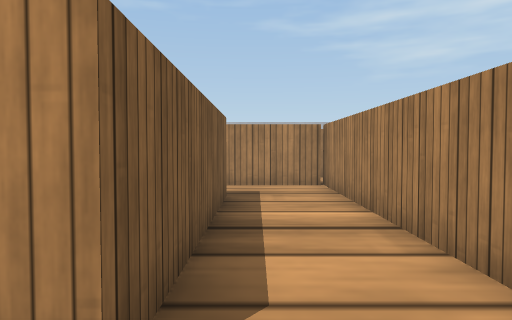
view 1 (above)

24 first-person views from a walk through a Webots world. The camera is 0.05 m above the floor, tilts 2° down and sees 70° across. The floor is counted in squares, 0.05 m on a side. Each view is taken from the middle of a square. On the plan, view 1 faces up. The plan holds only what a view shows up to about 12 squares ahead; the rest is blank. The robots in the file are not drawn. Webots' stock objects and surfaces are drawn as simple stand-ins.

view 2
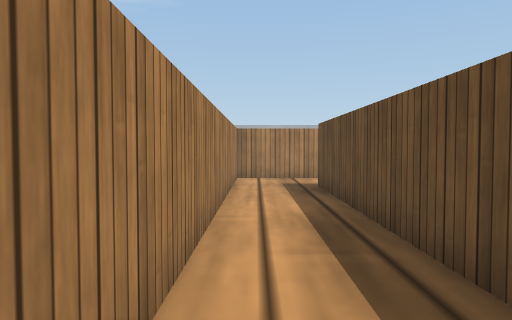

view 3
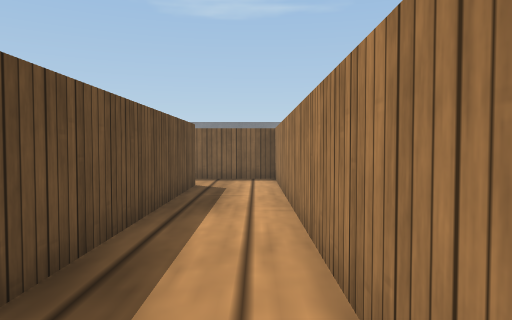

view 4
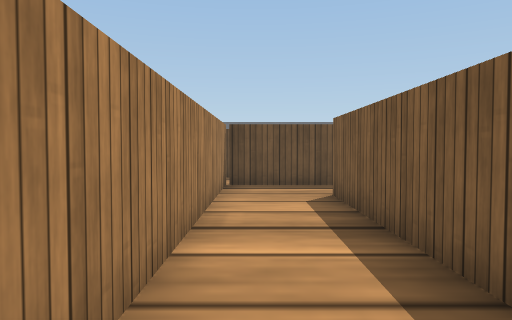

view 5
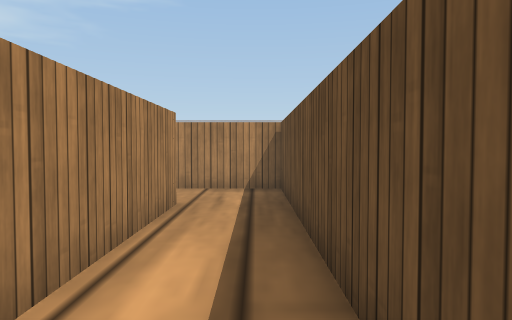

view 6
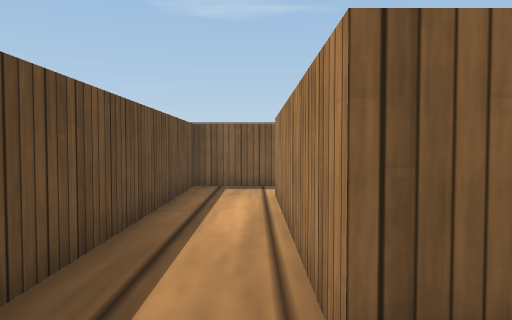

view 7
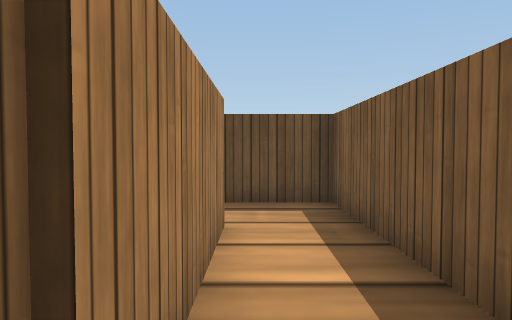

view 8
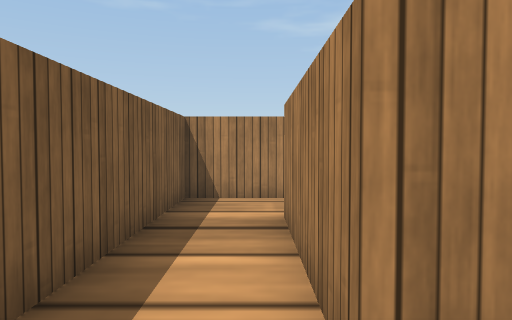

view 9
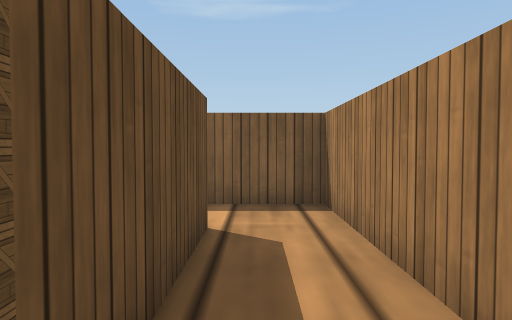

view 10
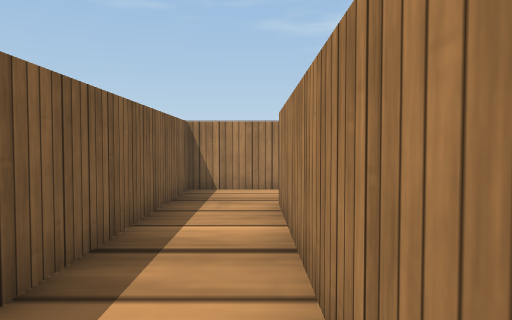

view 11
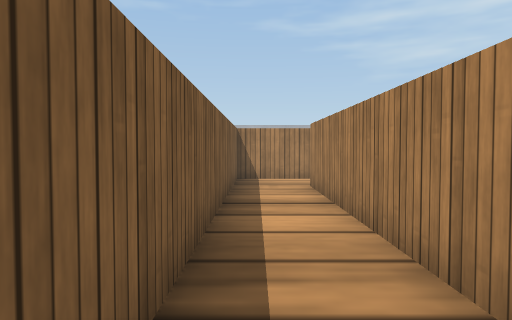

view 12
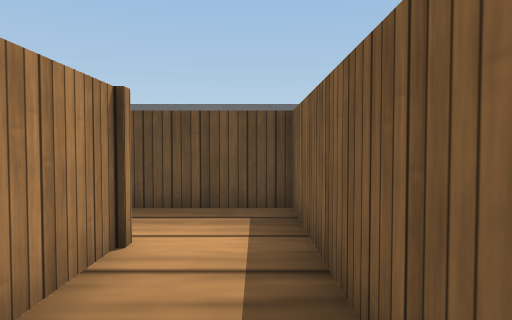

view 13
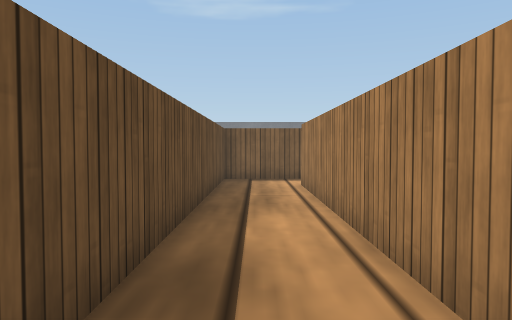

view 14
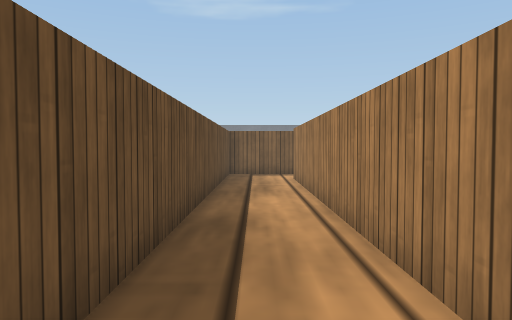

view 15
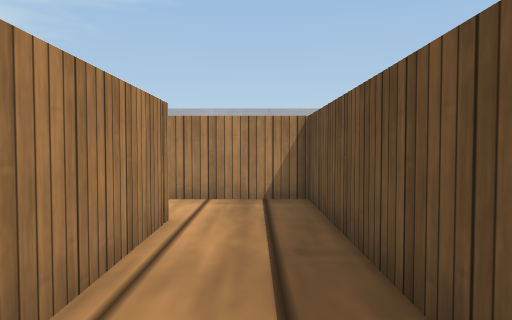

view 16
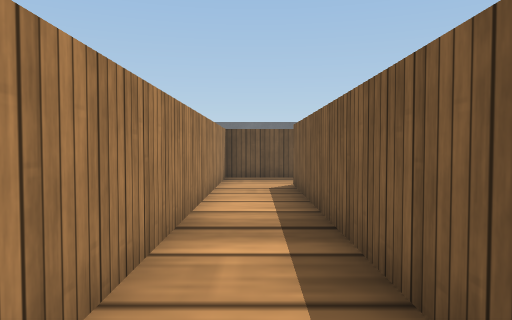

view 17
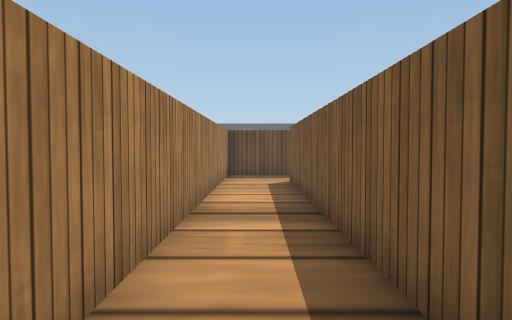

view 18
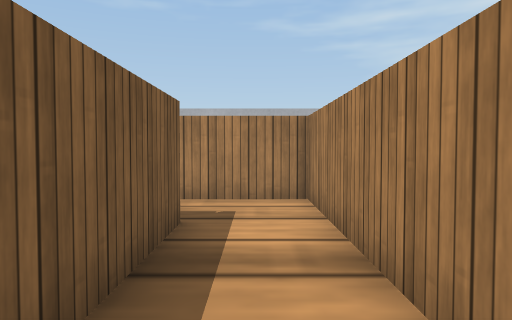

view 19
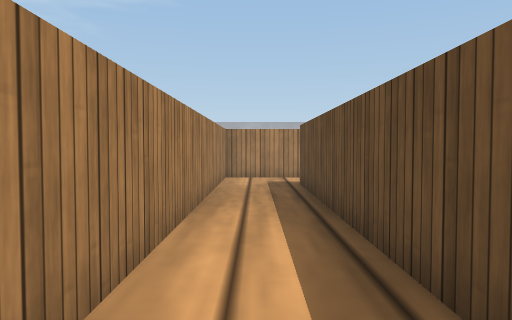

view 20
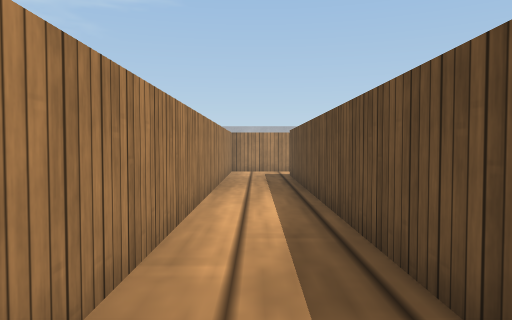

view 21
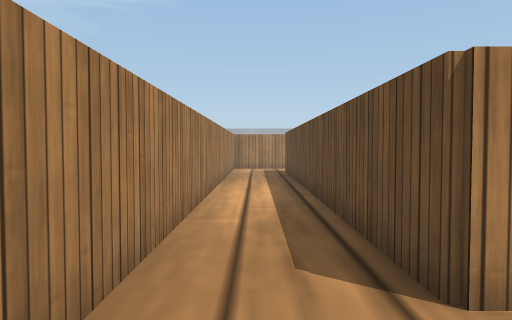

view 22
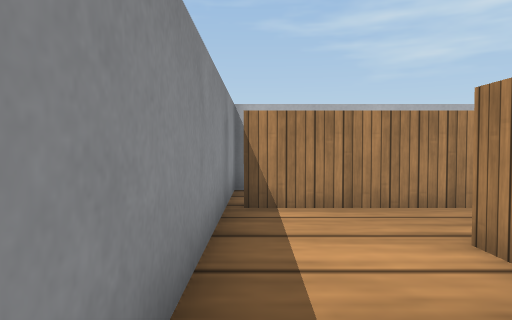

view 23
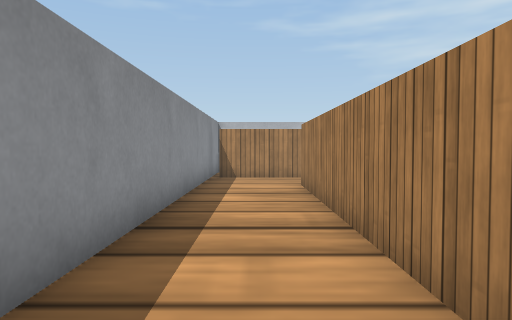

view 24
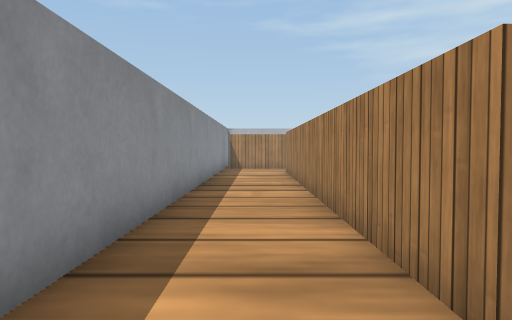

### Floor plan
Points are (right, up) in squares from view 1. A wall is a line through its corners. A room is listed if a view was taken in it or the views show most of it. See-through windows are left out.
Room 1 (views 1, 2, 3, 4, 5, 6, 7, 8, 9, 10, 11, 12, 13, 14, 15, 16, 17, 18, 19, 20, 21, 22, 23, 24)
walls: (-3.6, 7.2) (-8.4, 7.2) (-8.4, -0.6); (-8.8, -0.6) (1.8, -0.6) (1.8, 9.9); (1.8, 9.6) (-10.6, 9.6) (-10.6, -3) (4, -3) (4, 12) (-13.2, 12); (-10.8, -3.3) (-10.8, 9.8) (2, 9.8) (2, -0.8) (-8.6, -0.8) (-8.6, 7.4) (-0.6, 7.4) (-0.6, 1.4) (-6.6, 1.4) (-6.6, 5.4) (-2.9, 5.4); (-13.5, 14.5) (-13.5, -3)
objects: wooden box (-3, 4)

Where each view was taken, in squares from view 1:
view 1: 0 up, 0 right, facing up
view 2: 9 up, 10 left, facing right
view 3: 9 up, 1 right, facing left
view 4: 9 up, 1 right, facing down
view 5: 0 up, 7 left, facing right
view 6: 1 up, 1 right, facing left
view 7: 6 up, 7 left, facing down
view 8: 0 up, 7 left, facing up
view 9: 6 up, 2 left, facing left
view 10: 1 up, 9 left, facing up
view 11: 2 down, 10 left, facing up
view 12: 3 up, 10 left, facing down
view 13: 2 down, 1 right, facing left
view 14: 2 down, 3 right, facing left
view 15: 2 down, 3 left, facing right
view 16: 9 up, 3 right, facing down
view 17: 10 up, 3 right, facing down
view 18: 5 up, 3 right, facing up
view 19: 11 up, 8 left, facing right
view 20: 11 up, 11 left, facing right
view 21: 11 up, 13 left, facing right
view 22: 6 up, 13 left, facing up
view 23: 0 up, 12 left, facing up
view 24: 5 down, 12 left, facing up
